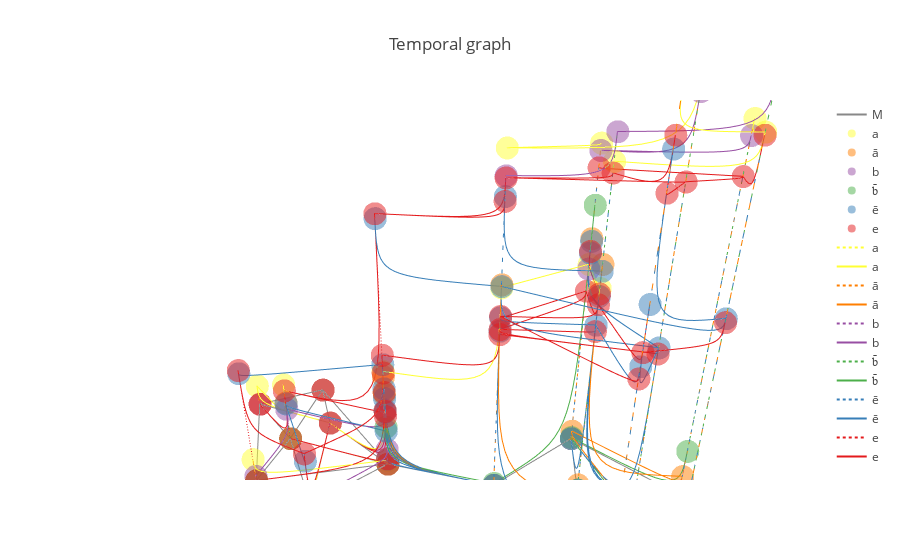

The notebook cell this image was saved under:
### Code cell
iplot_causal_graph(run(SystemModel(m, g, 'two community'), sim_args))
